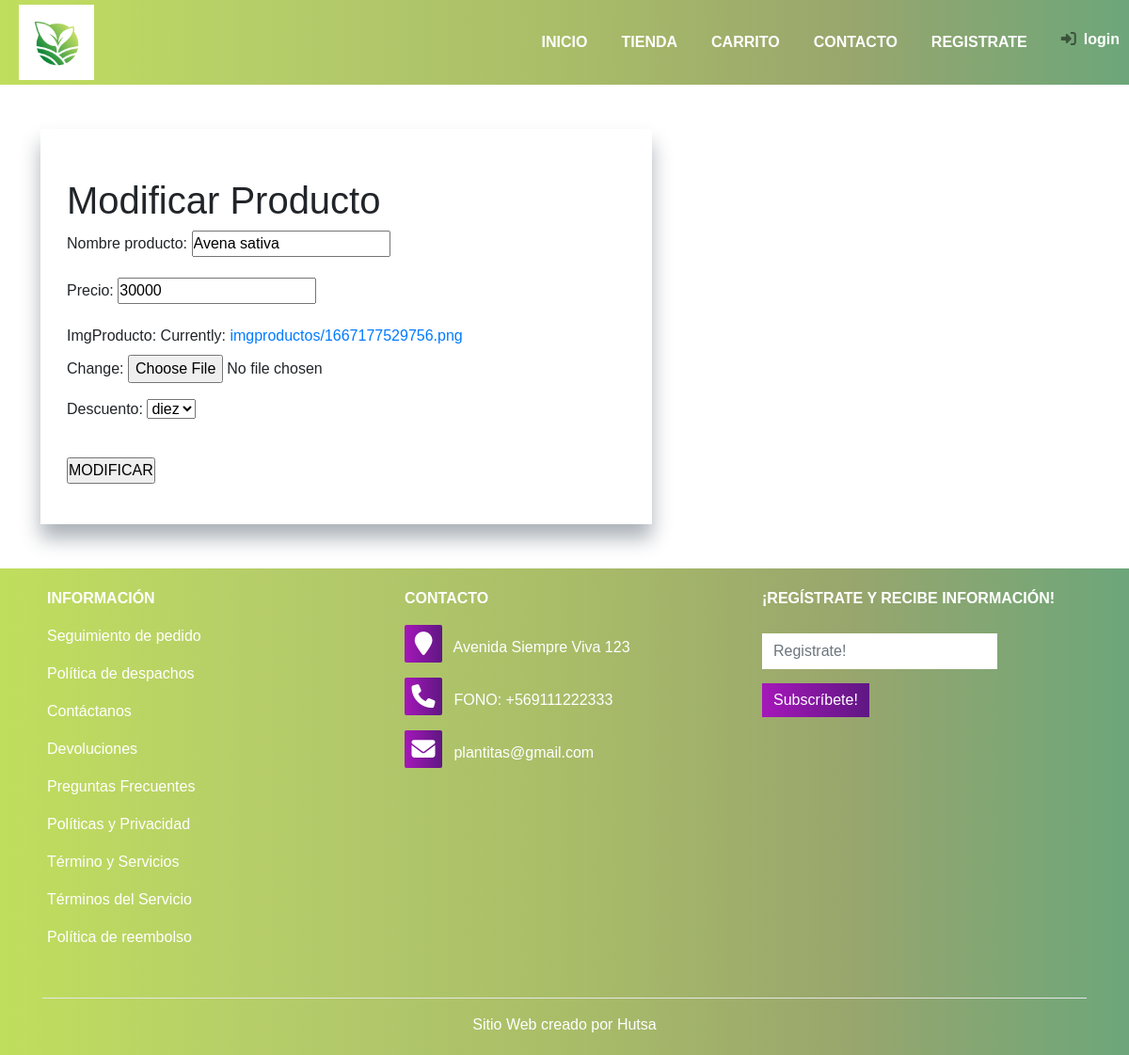
/producto_edit.html/1/, run on an earlier commit of the app's database.
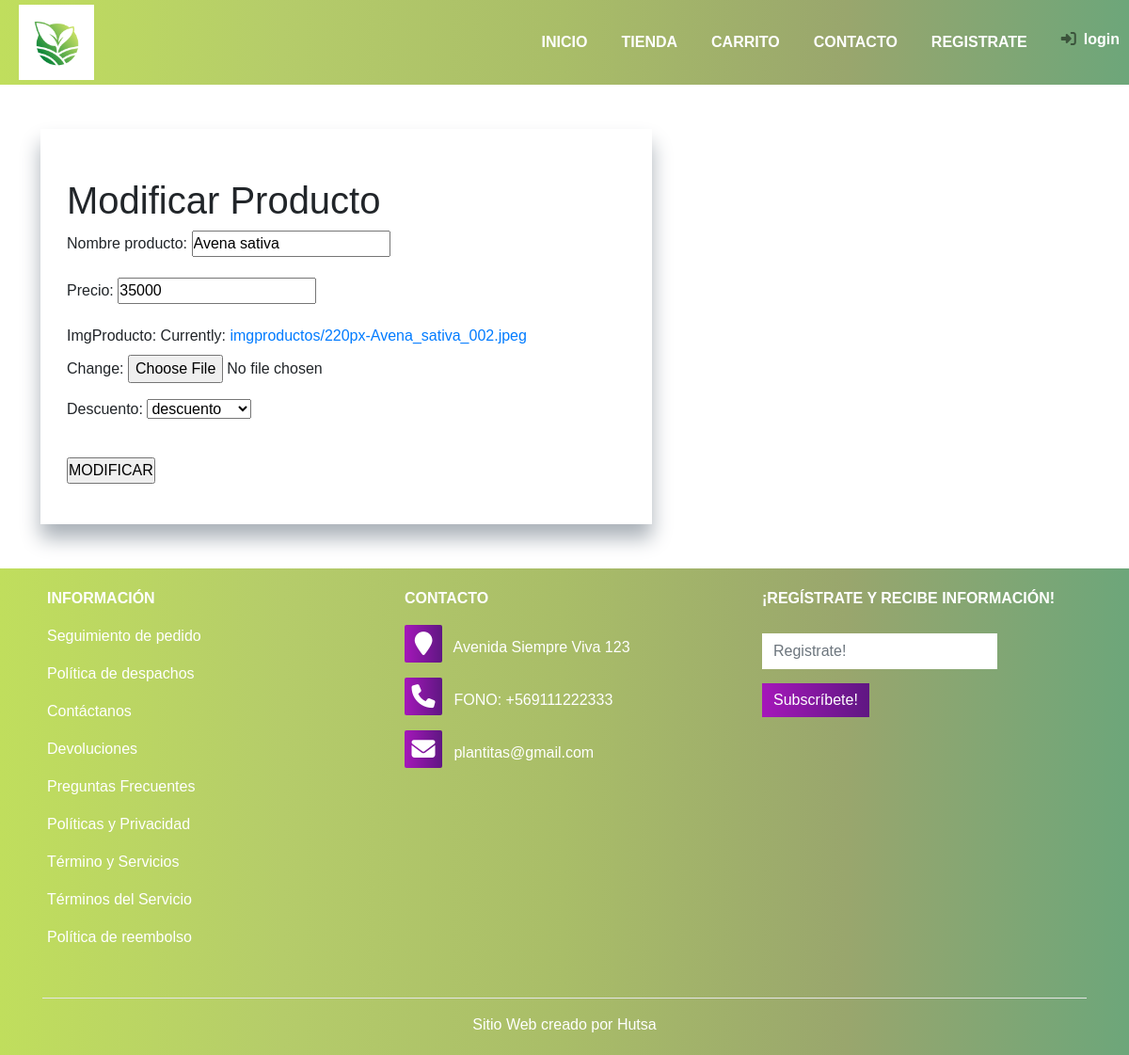
And on a later commit of the database.
### venta/models.py (models this page shows, shortened)
class Producto(models.Model):
        nombre_producto         = models.CharField(max_length=50,null=True)
        categoria               = models.ForeignKey(categoria, on_delete=models.CASCADE,null=True)
        descuento               = models.ForeignKey(descuento,default=0, on_delete=models.CASCADE,null=True)
        precio                  = models.IntegerField(default=0, null=True)
        subcategoria            = models.ForeignKey(subcategoria, on_delete=models.CASCADE,null=True)
        imgProducto             = models.ImageField(upload_to="imgproductos", null=True)

### venta/views.py (the view)
# urls.py: path('producto_edit.html/<id>/', modificar_producto, name="modificar_producto"),
@csrf_protect
def modificar_producto(request, id):
    cart = Carrito(request)
    prod = Producto.objects.get(id = id)
    if request.method == 'POST':
        product = Prodform(request.POST, instance = prod)
        if product.is_valid():
            prod = product.save(commit=False)
            prod.save()
            return redirect('tienda.html')
    else:
        cart = Carrito(request)
        product = Prodform(instance= prod)
        return render(request, 'venta/producto_edit.html',{'product':product})

### venta/forms.py
class Prodform(forms.ModelForm):
    class Meta:
        model = Producto
        fields = ('nombre_producto','precio','imgProducto','descuento')

### venta/context_processor.py (called while the page is built)
def cart_total_amount(request):
    total = 0
    FprecioC = 0
    if request.user.is_authenticated:
        for key, value in request.session['carrito'].items():
            total = total + (float(value['price']) * value['quantity'])
            FprecioC= int(total)
    return {'cart_total_amount': FprecioC}

### venta/models.py (called while the page is built)
        def __str__(self):
                return self.descuentostr

### venta/templates/venta/producto_edit.html
{%extends 'venta/base.html'%}
{%load static%}
{% block content %}
<div class="container-fluid">
    <div class="EspaciadoContenido container-form">
            <section class="Mod-camp">
                <br>
                <h1>Modificar Producto</h1>
                <div class="contenedor-camp">
                    <form method="POST" class="form-camp" enctype="multipart/form-data">{% csrf_token %}
                        {{ product.as_p }}
                        <input type="submit" class="button-container btn-mod" value="MODIFICAR">
                    </form>
                </div>
            </section>
       </div>
    </div>
{% endblock %}

What changed in the data, as far as the page shows it:
changed Producto "Avena sativa": precio "30000" → "35000"; descuento "diez" → "descuento"
Also different on the page:
text no longer shown: "Nombre producto: Precio: ImgProducto: Currently: imgproductos/1667177529756.png Change: Descuento:"
text now shown: "Nombre producto: Precio: ImgProducto: Currently: imgproductos/220px-Avena_sativa_002.jpeg Change: Descuento:"
